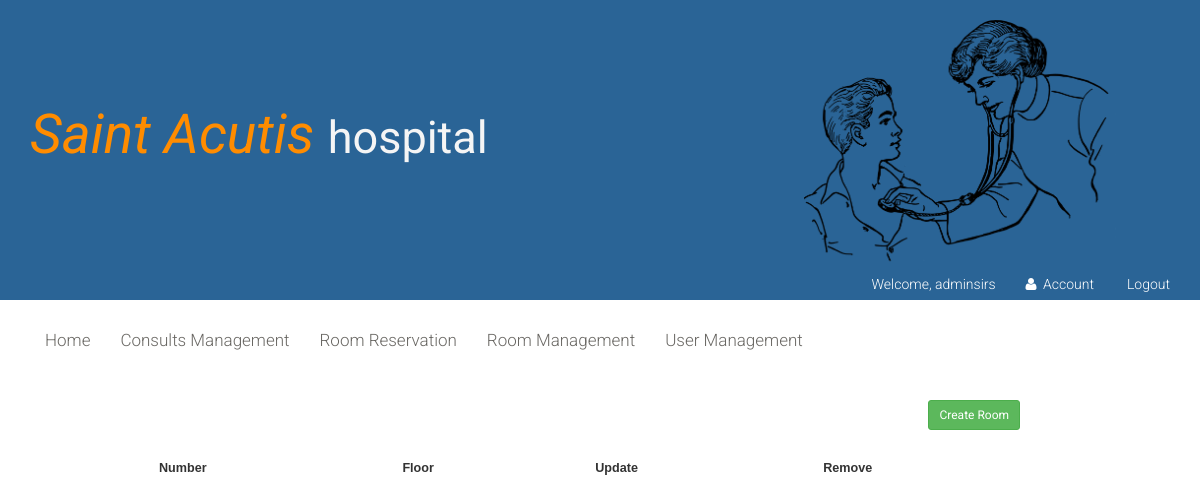
The page /rooms-management/ (signed in) on the database as committed earlier.
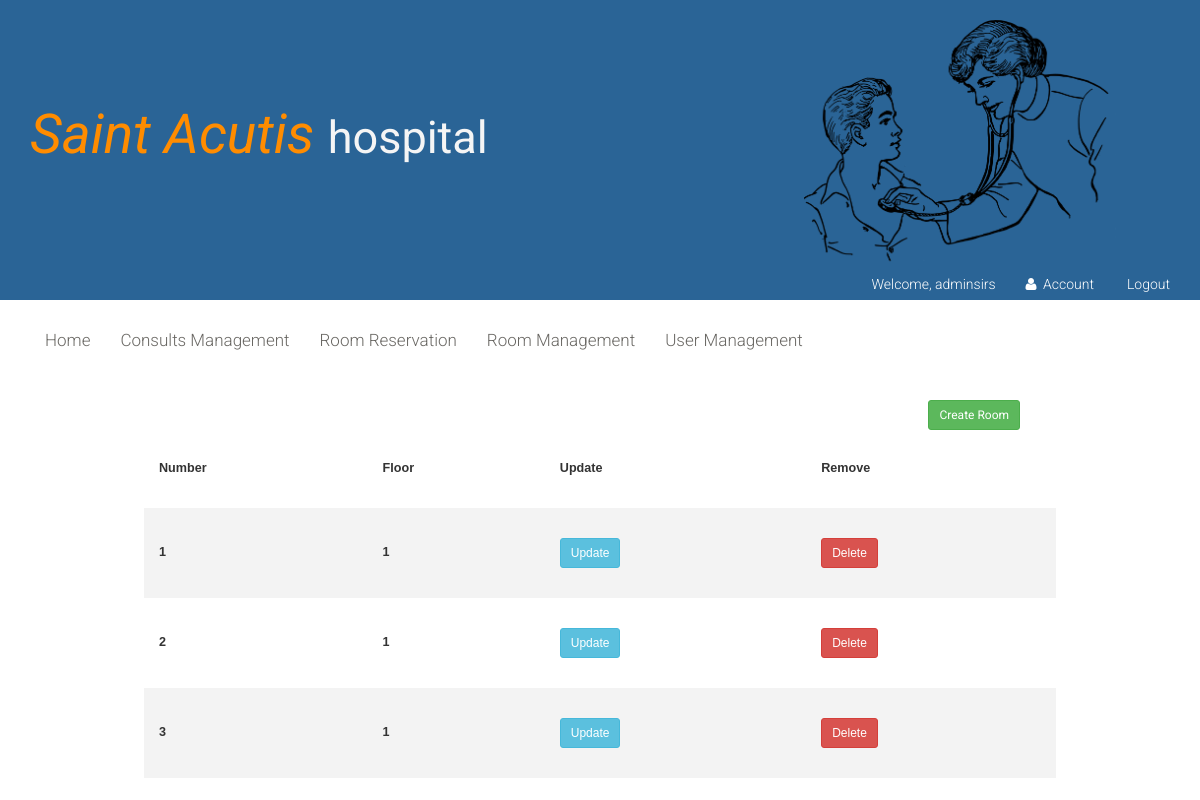
The same page on the database as committed later.
### SAH/models.py (models this page shows, shortened)
class Room(models.Model):
    number = models.IntegerField( blank=True, null=True)
    floor = models.IntegerField( blank=True, null=True)

### SAH/views.py (the view)
# urls.py: path('rooms-management/', views.rooms_management, name='rooms-management'),
def rooms_management(request):
    if request.user.is_authenticated and request.user.is_superuser:
        return render(request, 'rooms-management.html', {'rooms': Room.objects.all()})
    return redirect('login')

### SAH/templates/rooms-management.html (shortened to what this page needs)
{% extends "layout.html" %}
{% block content %}
	<section style="width: 100%; height:auto">
        <p>
            <a class="btn btn-sm btn-success" style="
             float:right;margin-right:180px"  href="{% url 'create-room' %}" >Create Room </a>
         </p>
        <div   >
                <div   >
                <table class="styled-table">
                <tr>
                    <th>Number</th>
                    <th>Floor </th>
                    <th>Update</th>
                    <th>Remove</th>
                </tr>
                {% for room in rooms %}
                    <tr>
                        <th>{{ room.number }}</th>
                        <th>{{ room.floor }}</th>
                        <th><a class="btn btn-sm btn-info" href="{% url 'update-room' room.id %}">Update</a></th>
                        <th><a class="btn btn-sm btn-danger" href="{% url 'deleteRoom' room.id %}">Delete</a></th>
                    </tr>
                {%  endfor %}
                </table>
        </div>
    </div>
	</section>
{% endblock %}

Rows that differ between the two databases and show on the page:
added Room: number "1", floor "1"
added Room: number "2", floor "1"
added Room: number "3", floor "1"
